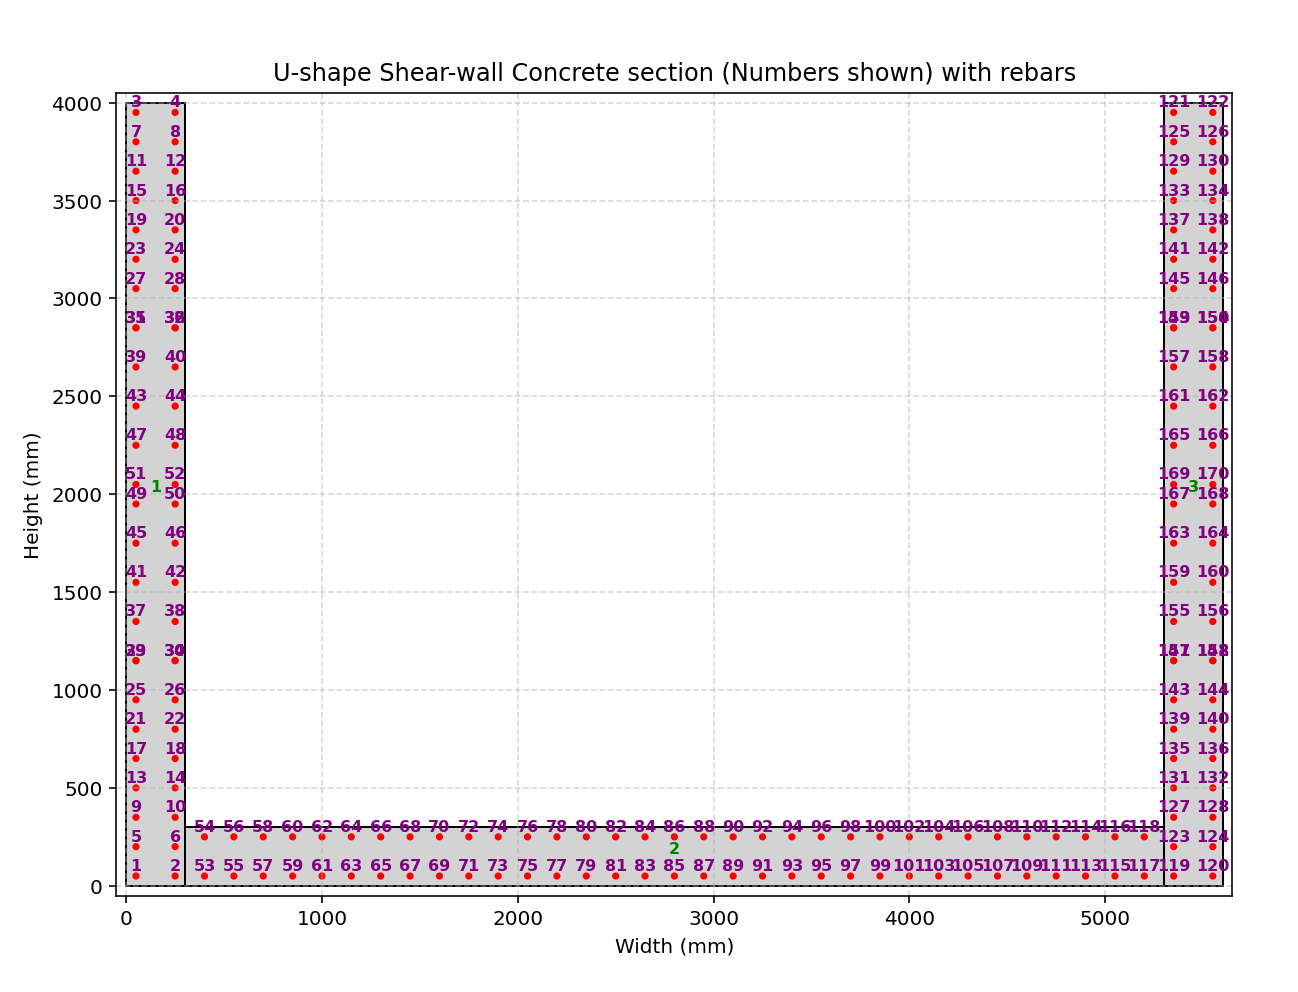

Write the Python code that produced this figure.
def CONCRETE_SHEAR_WALL_U_SHAPE_SECTION_EXTRA_FUN(secTag, STEEL_TYPE, fc, Kfc, CONCRETE_DENSITY, plot=True):
    """
    Create a concrete U-Shape shear wall with different widths and heights, fiber section (OpenSees) and,
    if PLOT=True, draw a simple 2‑D sketch of the section.

    Parameters
    ----------
    secTag          : int   – section identifier
    STEEL_TYPE      : str   – 'ELASTIC' or 'INELASTIC'
    fc              : float – unconfined concrete compressive strength (MPa, negative)
    Kfc             : float – ratio of confined to unconfined concrete strength
    CONCRETE_DENSITY: float – ρc (kg/m³) – will be converted to N·s²/mm³
    PLOT            : bool  – draw the section if True
    
    THIS PYTHON SCRIPT WRITTEN BY SALAR DELAVAR GHASHGHAEI (QASHQAI)
    """
    import numpy as np
    import openseespy.opensees as ops
    import matplotlib.pyplot as plt
    import matplotlib.pyplot as plt, matplotlib.patches as patches
    
    # Define materials for nonlinear elements
    # Define parameters (units: mm, N)
    # ------------------------------------------
    # CONCRETE                  tag   f'c        ec0   f'cu        ecu
    # Cover concrete (unconfined)
    fcU = -fc                 # [N/mm²] Concrete Compressive Strength
    Ec = 4700 * np.sqrt(-fcU) # [N/mm^2] Concrete Elastic Modulus
    ec0U = 2*fcU/Ec           # [mm/mm] Concrete Compressive Strain
    fcUU = 0.2*fcU            # [N/mm²] Concrete Compressive Ultimate Strength
    ecuU = 5*ec0U             # [mm/mm] Concrete Compressive Ultimate Strain
    LambdaU = 0.1;	          # ratio between unloading slope    
    # Core concrete (confined)
    #Kfc = 1.3;			      # ratio of confined to unconfined concrete strength
    fcC = Kfc*fcU             # [N/mm²] Concrete Compressive Strength
    Ec = 4700 * np.sqrt(-fcC) # [N/mm^2] Concrete Elastic Modulus
    ec0C = 2*fcC/Ec           # [mm/mm] Concrete Compressive Strain
    fcUC = 0.65*fcC           # [N/mm²] Concrete Compressive Ultimate Strength
    ecuC = 15*ec0C            # [mm/mm] Concrete Compressive Ultimate Strain
    LambdaC = 0.1;	          # ratio between unloading slope
    # tensile-strength properties
    ftC = 0.7 * np.sqrt(-fcC)  # [N/mm²] tensile strength +tension
    ftU = 0.7 * np.sqrt(-fcU)  # [N/mm²] tensile strength +tension
    EtsC = ftC/np.abs(ec0C)    # [N/mm²] tension softening stiffness
    EtsU = ftU/np.abs(ec0U)	   # [N/mm²] tension softening stiffness
    
    # STEEL
    # Reinforcing steel
    fy = 400          # [N/mm²] Steel Rebar Yield Strength   
    Es = 2e5          # [N/mm²] Modulus of Elasticity
    ey = fy/Es        # [mm/mm] Steel Rebar Yield Strain
    fu = 1.1818*fy    # [N/mm²] Steel Rebar Ultimate Strength
    esu = 0.09        # [mm/mm] Steel Rebar Ultimate Strain
    Esh = (fu - fy)/(esu - ey)
    Bs = Esh / Es
    

    coreTag, coverTag, steelTag = secTag + 100, secTag + 200, secTag + 300
    if STEEL_TYPE == 'ELASTIC':
        ops.uniaxialMaterial('Elastic', steelTag, Es) 
    if STEEL_TYPE == 'INELASTIC':   
        pinchX = 0.8   # Pinching factor in X direction
        pinchY = 0.5   # Pinching factor in Y direction
        damage1 = 0.0  # Damage due to ductility
        damage2 = 0.0  # Damage due to energy
        beta = 0.1     # Stiffness degradation parameter
        ops.uniaxialMaterial('Hysteretic', steelTag, fy, ey, fu, esu, 0.2*fu, 1.1*esu, -fy, -ey, -fu, -esu, -0.2*fu, -1.1*esu, pinchX, pinchY, damage1, damage2, beta)
        # INFO LINK: https://opensees.berkeley.edu/wiki/index.php/Hysteretic_Material
        
    #ops.uniaxialMaterial('Concrete01', coreTag, fcC, ec0C, fcUC, ecuC)  # Core concrete (confined)
    #ops.uniaxialMaterial('Concrete01', coverTag, fcU, ec0U, fcUU, ecuU) # Cover concrete (unconfined)
    ops.uniaxialMaterial('Concrete02', coreTag, fcC, ec0C, fcUC, ecuC, LambdaC, ftC, EtsC) # build core concrete (confined)
    ops.uniaxialMaterial('Concrete02', coverTag, fcU, ec0U, fcUU, ecuU, LambdaU, ftU, EtsU) # build cover concrete (unconfined)


    # -------------------- Fiber section -------------------------
    ops.section('Fiber', secTag)
    # -------------------- Concrete Section -------------------------------
    # (layers depth[mm], layers width[mm], center y‑coord [mm], center x‑coord [mm], numSubdivY, numSubdivZ)
    NFY, NFX = 50, 50 # Number of fibers in each Division in Y and X Dir.
    concrete_layers = [
        (4000.0, 300.0, 2000, 150.0, NFY, NFX, coreTag, 'lightgray'),            # 1
        (300.0, 5000.0, 150.0, 300.0+2500.0, NFY, NFX, coreTag, 'lightgray'),    # 2
        (4000.0, 300.0, 2000, 5000.0+450.0, NFY, NFX, coreTag, 'lightgray'),     # 3

    ]
    for depth, width, center_y, center_x, numSubdivY, numSubdivZ, matTAG, _  in concrete_layers:
        x_left = center_x - width/2
        x_right = center_x + width/2
        y_bot = center_y - depth/2
        y_top = center_y + depth/2
        ops.patch('rect', matTAG, numSubdivY, numSubdivZ, x_left, y_bot, x_right, y_top)

    # -------------------- Section area -------------------------
    # Initialize
    min_bottom = float('inf')
    max_top = -float('inf')
    TOTAL_AREA = 0.0
    
    for depth, width, center_y, center_x,_ ,_,_ ,_ in concrete_layers:
        bottom = center_y - depth/2
        top = center_y + depth/2
        min_bottom = min(min_bottom, bottom)
        max_top = max(max_top, top)
        TOTAL_AREA += depth * width
    
    SECTION_HEIGHT = max_top - min_bottom
    
    print(f"Section height = {SECTION_HEIGHT} mm")
    print(f"Section area   = {TOTAL_AREA} mm²")
    # -------------------- Rebars -------------------------------
    RD = 16.0 # [mm] Rebar Diameter
    # (diameter [mm], y‑coord [mm], x‑coord [mm])
    rebars = [
        (RD,  50.0, 50.0),      # 1 -> SHEAR WALL 01 - DISTANCE 150.0 mm
        (RD,  50.0, 250.0),     # 2
        (RD,  3950.0, 50.0),    # 3
        (RD,  3950.0, 250.0),   # 4
        (RD,  200.0, 50.0),     # 5
        (RD,  200.0, 250.0),    # 6
        (RD,  3800.0, 50.0),    # 7
        (RD,  3800.0, 250.0),   # 8
        (RD,  350.0, 50.0),     # 9
        (RD,  350.0, 250.0),    # 10
        (RD,  3650.0, 50.0),    # 11
        (RD,  3650.0, 250.0),   # 12
        (RD,  500.0, 50.0),     # 13
        (RD,  500.0, 250.0),    # 14
        (RD,  3500.0, 50.0),    # 15
        (RD,  3500.0, 250.0),   # 16
        (RD,  650.0, 50.0),     # 17
        (RD,  650.0, 250.0),    # 18
        (RD,  3350.0, 50.0),    # 19
        (RD,  3350.0, 250.0),   # 20
        (RD,  800.0, 50.0),     # 21
        (RD,  800.0, 250.0),    # 22
        (RD,  3200.0, 50.0),    # 23
        (RD,  3200.0, 250.0),   # 24
        (RD,  950.0, 50.0),     # 25
        (RD,  950.0, 250.0),    # 26
        (RD,  3050.0, 50.0),    # 27
        (RD,  3050.0, 250.0),   # 28
        
        (RD,  1150.0, 50.0),    # 29 -> SHEAR WALL 01 - DISTANCE 200.0 mm
        (RD,  1150.0, 250.0),   # 30
        (RD,  2850.0, 50.0),    # 31
        (RD,  2850.0, 250.0),   # 32
        (RD,  1150.0, 50.0),    # 33
        (RD,  1150.0, 250.0),   # 34
        (RD,  2850.0, 50.0),    # 35
        (RD,  2850.0, 250.0),   # 36
        (RD,  1350.0, 50.0),    # 37
        (RD,  1350.0, 250.0),   # 38
        (RD,  2650.0, 50.0),    # 39
        (RD,  2650.0, 250.0),   # 40
        (RD,  1550.0, 50.0),    # 41
        (RD,  1550.0, 250.0),   # 42
        (RD,  2450.0, 50.0),    # 43
        (RD,  2450.0, 250.0),   # 44
        (RD,  1750.0, 50.0),    # 45
        (RD,  1750.0, 250.0),   # 46
        (RD,  2250.0, 50.0),    # 47
        (RD,  2250.0, 250.0),   # 48
        (RD,  1950.0, 50.0),    # 49
        (RD,  1950.0, 250.0),   # 50
        (RD,  2050.0, 50.0),    # 51
        (RD,  2050.0, 250.0),   # 52
        
        (RD,  150.0-0.5*300.0+50.0, 300.0+100.0+0*150.0),      # 53 -> SHEAR WALL 02 - DISTANCE 150.0 mm
        (RD,  150.0+0.5*300.0-50.0, 300.0+100.0+0*150.0),      # 54
        (RD,  150.0-0.5*300.0+50.0, 300.0+100.0+1*150.0),      # 55
        (RD,  150.0+0.5*300.0-50.0, 300.0+100.0+1*150.0),      # 56
        (RD,  150.0-0.5*300.0+50.0, 300.0+100.0+2*150.0),      # 57
        (RD,  150.0+0.5*300.0-50.0, 300.0+100.0+2*150.0),      # 58
        (RD,  150.0-0.5*300.0+50.0, 300.0+100.0+3*150.0),      # 59
        (RD,  150.0+0.5*300.0-50.0, 300.0+100.0+3*150.0),      # 60
        (RD,  150.0-0.5*300.0+50.0, 300.0+100.0+4*150.0),      # 61
        (RD,  150.0+0.5*300.0-50.0, 300.0+100.0+4*150.0),      # 62
        (RD,  150.0-0.5*300.0+50.0, 300.0+100.0+5*150.0),      # 63
        (RD,  150.0+0.5*300.0-50.0, 300.0+100.0+5*150.0),      # 64
        (RD,  150.0-0.5*300.0+50.0, 300.0+100.0+6*150.0),      # 65
        (RD,  150.0+0.5*300.0-50.0, 300.0+100.0+6*150.0),      # 66
        (RD,  150.0-0.5*300.0+50.0, 300.0+100.0+7*150.0),      # 67
        (RD,  150.0+0.5*300.0-50.0, 300.0+100.0+7*150.0),      # 68
        (RD,  150.0-0.5*300.0+50.0, 300.0+100.0+8*150.0),      # 69
        (RD,  150.0+0.5*300.0-50.0, 300.0+100.0+8*150.0),      # 70
        (RD,  150.0-0.5*300.0+50.0, 300.0+100.0+9*150.0),      # 71
        (RD,  150.0+0.5*300.0-50.0, 300.0+100.0+9*150.0),      # 72
        (RD,  150.0-0.5*300.0+50.0, 300.0+100.0+10*150.0),      # 73
        (RD,  150.0+0.5*300.0-50.0, 300.0+100.0+10*150.0),      # 74
        (RD,  150.0-0.5*300.0+50.0, 300.0+100.0+11*150.0),      # 75
        (RD,  150.0+0.5*300.0-50.0, 300.0+100.0+11*150.0),      # 76
        (RD,  150.0-0.5*300.0+50.0, 300.0+100.0+12*150.0),      # 77
        (RD,  150.0+0.5*300.0-50.0, 300.0+100.0+12*150.0),      # 78
        (RD,  150.0-0.5*300.0+50.0, 300.0+100.0+13*150.0),      # 79
        (RD,  150.0+0.5*300.0-50.0, 300.0+100.0+13*150.0),      # 80
        (RD,  150.0-0.5*300.0+50.0, 300.0+100.0+14*150.0),      # 81
        (RD,  150.0+0.5*300.0-50.0, 300.0+100.0+14*150.0),      # 82
        (RD,  150.0-0.5*300.0+50.0, 300.0+100.0+15*150.0),      # 83
        (RD,  150.0+0.5*300.0-50.0, 300.0+100.0+15*150.0),      # 84
        (RD,  150.0-0.5*300.0+50.0, 300.0+100.0+16*150.0),      # 85
        (RD,  150.0+0.5*300.0-50.0, 300.0+100.0+16*150.0),      # 86
        (RD,  150.0-0.5*300.0+50.0, 300.0+100.0+17*150.0),      # 87
        (RD,  150.0+0.5*300.0-50.0, 300.0+100.0+17*150.0),      # 88
        (RD,  150.0-0.5*300.0+50.0, 300.0+100.0+18*150.0),      # 89
        (RD,  150.0+0.5*300.0-50.0, 300.0+100.0+18*150.0),      # 90
        (RD,  150.0-0.5*300.0+50.0, 300.0+100.0+19*150.0),      # 91
        (RD,  150.0+0.5*300.0-50.0, 300.0+100.0+19*150.0),      # 92
        (RD,  150.0-0.5*300.0+50.0, 300.0+100.0+20*150.0),      # 93
        (RD,  150.0+0.5*300.0-50.0, 300.0+100.0+20*150.0),      # 94
        (RD,  150.0-0.5*300.0+50.0, 300.0+100.0+21*150.0),      # 95
        (RD,  150.0+0.5*300.0-50.0, 300.0+100.0+21*150.0),      # 96
        (RD,  150.0-0.5*300.0+50.0, 300.0+100.0+22*150.0),      # 97
        (RD,  150.0+0.5*300.0-50.0, 300.0+100.0+22*150.0),      # 98
        (RD,  150.0-0.5*300.0+50.0, 300.0+100.0+23*150.0),      # 99
        (RD,  150.0+0.5*300.0-50.0, 300.0+100.0+23*150.0),      # 100
        (RD,  150.0-0.5*300.0+50.0, 300.0+100.0+24*150.0),      # 101
        (RD,  150.0+0.5*300.0-50.0, 300.0+100.0+24*150.0),      # 102
        (RD,  150.0-0.5*300.0+50.0, 300.0+100.0+25*150.0),      # 103
        (RD,  150.0+0.5*300.0-50.0, 300.0+100.0+25*150.0),      # 104
        (RD,  150.0-0.5*300.0+50.0, 300.0+100.0+26*150.0),      # 105
        (RD,  150.0+0.5*300.0-50.0, 300.0+100.0+26*150.0),      # 106
        (RD,  150.0-0.5*300.0+50.0, 300.0+100.0+27*150.0),      # 107
        (RD,  150.0+0.5*300.0-50.0, 300.0+100.0+27*150.0),      # 108
        (RD,  150.0-0.5*300.0+50.0, 300.0+100.0+28*150.0),      # 109
        (RD,  150.0+0.5*300.0-50.0, 300.0+100.0+28*150.0),      # 110
        (RD,  150.0-0.5*300.0+50.0, 300.0+100.0+29*150.0),      # 111
        (RD,  150.0+0.5*300.0-50.0, 300.0+100.0+29*150.0),      # 112
        (RD,  150.0-0.5*300.0+50.0, 300.0+100.0+30*150.0),      # 113
        (RD,  150.0+0.5*300.0-50.0, 300.0+100.0+30*150.0),      # 114
        (RD,  150.0-0.5*300.0+50.0, 300.0+100.0+31*150.0),      # 115
        (RD,  150.0+0.5*300.0-50.0, 300.0+100.0+31*150.0),      # 116
        (RD,  150.0-0.5*300.0+50.0, 300.0+100.0+32*150.0),      # 117
        (RD,  150.0+0.5*300.0-50.0, 300.0+100.0+32*150.0),      # 118
        
        (RD,  50.0, 5350.0),      # 119 -> SHEAR WALL 03 - DISTANCE 150.0 mm
        (RD,  50.0, 5550.0),      # 120
        (RD,  3950.0, 5350.0),    # 121
        (RD,  3950.0, 5550.0),    # 122
        (RD,  200.0, 5350.0),     # 123
        (RD,  200.0, 5550.0),     # 124
        (RD,  3800.0, 5350.0),    # 125
        (RD,  3800.0, 5550.0),    # 126
        (RD,  350.0, 5350.0),     # 127
        (RD,  350.0, 5550.0),     # 128
        (RD,  3650.0, 5350.0),    # 129
        (RD,  3650.0, 5550.0),    # 130
        (RD,  500.0, 5350.0),     # 131
        (RD,  500.0, 5550.0),     # 132
        (RD,  3500.0, 5350.0),    # 133
        (RD,  3500.0, 5550.0),    # 134
        (RD,  650.0, 5350.0),     # 135
        (RD,  650.0, 5550.0),     # 136
        (RD,  3350.0, 5350.0),    # 137
        (RD,  3350.0, 5550.0),    # 138
        (RD,  800.0, 5350.0),     # 139
        (RD,  800.0, 5550.0),     # 140
        (RD,  3200.0, 5350.0),    # 141
        (RD,  3200.0, 5550.0),    # 142
        (RD,  950.0, 5350.0),     # 143
        (RD,  950.0, 5550.0),     # 144
        (RD,  3050.0, 5350.0),    # 145
        (RD,  3050.0, 5550.0),    # 146
        
        (RD,  1150.0, 5350.0),    # 147 -> SHEAR WALL 03 - DISTANCE 200.0 mm
        (RD,  1150.0, 5550.0),    # 148
        (RD,  2850.0, 5350.0),    # 149
        (RD,  2850.0, 5550.0),    # 150
        (RD,  1150.0, 5350.0),    # 151
        (RD,  1150.0, 5550.0),    # 152
        (RD,  2850.0, 5350.0),    # 153
        (RD,  2850.0, 5550.0),    # 154
        (RD,  1350.0, 5350.0),    # 155
        (RD,  1350.0, 5550.0),    # 156
        (RD,  2650.0, 5350.0),    # 157
        (RD,  2650.0, 5550.0),    # 158
        (RD,  1550.0, 5350.0),    # 159
        (RD,  1550.0, 5550.0),    # 160
        (RD,  2450.0, 5350.0),    # 161
        (RD,  2450.0, 5550.0),    # 162
        (RD,  1750.0, 5350.0),    # 163
        (RD,  1750.0, 5550.0),    # 164
        (RD,  2250.0, 5350.0),    # 165
        (RD,  2250.0, 5550.0),    # 166
        (RD,  1950.0, 5350.0),    # 167
        (RD,  1950.0, 5550.0),    # 168
        (RD,  2050.0, 5350.0),    # 169
        (RD,  2050.0, 5550.0),    # 170
    ]

    for dia, y, x in rebars:
        area = np.pi * dia**2 / 4.0          # mm²
        ops.fiber(x, y, area, steelTag)      # add to OpenSees model

    # -------------------- Plot (optional) -----------------------
    if plot:
        import matplotlib.pyplot as plt
        import matplotlib.patches as patches
        
        fig, ax = plt.subplots(figsize=(10, 8))
        ax.set_xlabel('Width (mm)')
        ax.set_ylabel('Height (mm)')
        ax.set_title('U-shape Shear-wall Concrete section (Numbers shown) with rebars')
        ax.grid(True, ls='--', alpha=0.5)
        
        # Concrete geometry derived from concrete_layers
        ii = 0
        for depth, width, center_y, center_x, _, _, _, _ in concrete_layers:
            x_left = center_x - width/2
            x_right = center_x + width/2
            y_bot = center_y - depth/2
            y_top = center_y + depth/2
            rect = patches.Rectangle(
                (x_left, y_bot), width, depth,
                linewidth=1, edgecolor='black', facecolor='lightgray'
            )
            ax.add_patch(rect)
            ii += 1
            ax.text(
                center_x, center_y, f'{ii}',
                color='green', fontsize=8,
                ha='center', va='bottom', fontweight='bold'
            )
        
        # Rebars – red circles + numbers (using your existing rebars list)
        for i, (dia, y, x) in enumerate(rebars, start=1):
            circ = patches.Circle(
                (x, y), radius=dia/2,
                edgecolor='red', facecolor='red', linewidth=2
            )
            ax.add_patch(circ)
            ax.text(
                x, y + dia/2 + 5, f'{i}',
                color='purple', fontsize=8,
                ha='center', va='bottom', fontweight='bold'
            )
        
        # Compute overall limits from the actual concrete layers
        all_x = []
        all_y = []
        for depth, width, center_y, center_x,_ ,_, _, _ in concrete_layers:
            all_x.append(center_x - width/2)
            all_x.append(center_x + width/2)
            all_y.append(center_y - depth/2)
            all_y.append(center_y + depth/2)
        x_min, x_max = min(all_x), max(all_x)
        y_min, y_max = min(all_y), max(all_y)
        margin = 50  # mm extra space around
        ax.set_xlim(x_min - margin, x_max + margin)
        ax.set_ylim(y_min - margin, y_max + margin)
        ax.set_aspect('equal')
        plt.show()

    ELE_MASS = CONCRETE_DENSITY * TOTAL_AREA   # kg/mm

    return SECTION_HEIGHT, ELE_MASS
